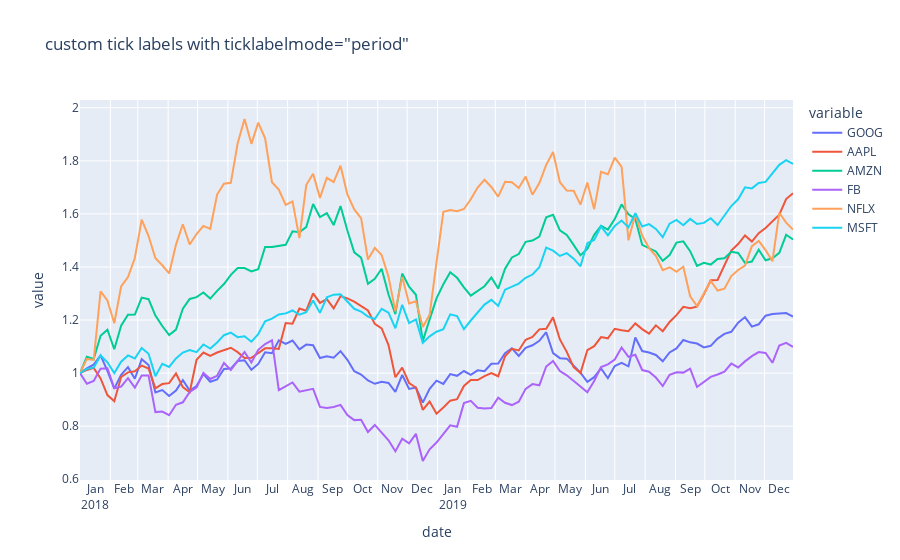

Notebook code for this chart:
### Code cell
fig = px.line(df, x="date", y=df.columns,
              hover_data={"date": "|%B %d, %Y"},
              title='custom tick labels with ticklabelmode="period"')
fig.update_xaxes(
    dtick="M1",
    tickformat="%b\n%Y",
    ticklabelmode="period")
fig.show()
